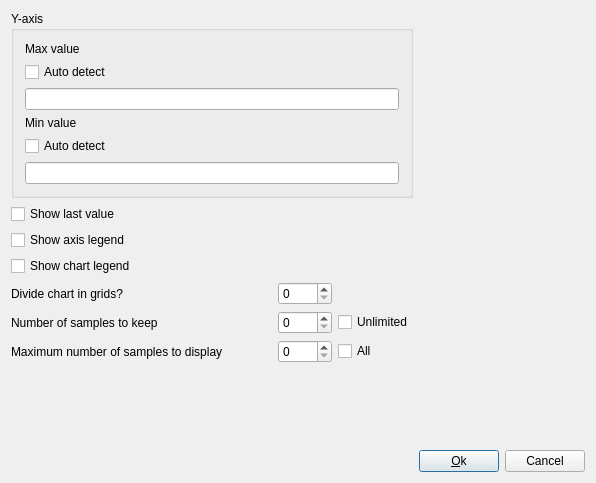
<ui version="4.0" >
 <class>toLineChartSetupUI</class>
 <widget class="QDialog" name="toLineChartSetupUI" >
  <property name="geometry" >
   <rect>
    <x>0</x>
    <y>0</y>
    <width>596</width>
    <height>483</height>
   </rect>
  </property>
  <property name="windowTitle" >
   <string>Chart setup</string>
  </property>
  <layout class="QGridLayout" >
   <property name="leftMargin" >
    <number>11</number>
   </property>
   <property name="topMargin" >
    <number>11</number>
   </property>
   <property name="rightMargin" >
    <number>11</number>
   </property>
   <property name="bottomMargin" >
    <number>11</number>
   </property>
   <property name="horizontalSpacing" >
    <number>6</number>
   </property>
   <property name="verticalSpacing" >
    <number>6</number>
   </property>
   <item row="5" column="1" >
    <widget class="QSpinBox" name="Samples" >
     <property name="maximum" >
      <number>1000</number>
     </property>
    </widget>
   </item>
   <item row="5" column="0" >
    <widget class="QLabel" name="TextLabel1_2" >
     <property name="text" >
      <string>Number of samples to keep</string>
     </property>
     <property name="wordWrap" >
      <bool>false</bool>
     </property>
    </widget>
   </item>
   <item row="0" column="0" colspan="3" >
    <widget class="QGroupBox" name="GroupBox1" >
     <property name="title" >
      <string>Y-axis</string>
     </property>
     <layout class="QGridLayout" >
      <property name="leftMargin" >
       <number>11</number>
      </property>
      <property name="topMargin" >
       <number>11</number>
      </property>
      <property name="rightMargin" >
       <number>11</number>
      </property>
      <property name="bottomMargin" >
       <number>11</number>
      </property>
      <property name="horizontalSpacing" >
       <number>6</number>
      </property>
      <property name="verticalSpacing" >
       <number>6</number>
      </property>
      <item row="0" column="0" >
       <widget class="QLabel" name="TextLabel1" >
        <property name="text" >
         <string>Max value</string>
        </property>
        <property name="wordWrap" >
         <bool>false</bool>
        </property>
       </widget>
      </item>
      <item row="3" column="0" >
       <widget class="QLabel" name="TextLabel4" >
        <property name="text" >
         <string>Min value</string>
        </property>
        <property name="wordWrap" >
         <bool>false</bool>
        </property>
       </widget>
      </item>
      <item row="5" column="0" >
       <widget class="QLineEdit" name="MinValue" />
      </item>
      <item row="2" column="0" >
       <widget class="QLineEdit" name="MaxValue" />
      </item>
      <item row="1" column="0" >
       <widget class="QCheckBox" name="AutoMax" >
        <property name="text" >
         <string>Auto detect</string>
        </property>
       </widget>
      </item>
      <item row="4" column="0" >
       <widget class="QCheckBox" name="AutoMin" >
        <property name="text" >
         <string>Auto detect</string>
        </property>
       </widget>
      </item>
     </layout>
    </widget>
   </item>
   <item row="7" column="1" >
    <spacer>
     <property name="orientation" >
      <enum>Qt::Vertical</enum>
     </property>
     <property name="sizeType" >
      <enum>QSizePolicy::Expanding</enum>
     </property>
     <property name="sizeHint" >
      <size>
       <width>20</width>
       <height>20</height>
      </size>
     </property>
    </spacer>
   </item>
   <item row="1" column="0" colspan="3" >
    <widget class="QCheckBox" name="ShowLast" >
     <property name="text" >
      <string>Show last value</string>
     </property>
    </widget>
   </item>
   <item row="2" column="0" colspan="3" >
    <widget class="QCheckBox" name="ShowAxis" >
     <property name="text" >
      <string>Show axis legend</string>
     </property>
    </widget>
   </item>
   <item row="3" column="0" colspan="3" >
    <widget class="QCheckBox" name="ShowLegend" >
     <property name="text" >
      <string>Show chart legend</string>
     </property>
    </widget>
   </item>
   <item row="8" column="3" >
    <widget class="QPushButton" name="OkButton" >
     <property name="text" >
      <string>&amp;Ok</string>
     </property>
     <property name="default" >
      <bool>true</bool>
     </property>
    </widget>
   </item>
   <item row="8" column="4" >
    <widget class="QPushButton" name="CancelButton" >
     <property name="text" >
      <string>Cancel</string>
     </property>
    </widget>
   </item>
   <item row="8" column="0" colspan="3" >
    <spacer>
     <property name="orientation" >
      <enum>Qt::Horizontal</enum>
     </property>
     <property name="sizeType" >
      <enum>QSizePolicy::Expanding</enum>
     </property>
     <property name="sizeHint" >
      <size>
       <width>20</width>
       <height>20</height>
      </size>
     </property>
    </spacer>
   </item>
   <item rowspan="8" row="0" column="3" colspan="2" >
    <widget class="toListView" native="1" name="Enabled" />
   </item>
   <item row="6" column="1" >
    <widget class="QSpinBox" name="DisplaySamples" >
     <property name="maximum" >
      <number>1000</number>
     </property>
    </widget>
   </item>
   <item row="6" column="2" >
    <widget class="QCheckBox" name="AllSamples" >
     <property name="text" >
      <string>All</string>
     </property>
    </widget>
   </item>
   <item row="6" column="0" >
    <widget class="QLabel" name="TextLabel1_2_2" >
     <property name="text" >
      <string>Maximum number of samples to display</string>
     </property>
     <property name="wordWrap" >
      <bool>false</bool>
     </property>
    </widget>
   </item>
   <item row="5" column="2" >
    <widget class="QCheckBox" name="UnlimitedSamples" >
     <property name="text" >
      <string>Unlimited</string>
     </property>
    </widget>
   </item>
   <item row="4" column="0" >
    <widget class="QLabel" name="TextLabel5" >
     <property name="sizePolicy" >
      <sizepolicy vsizetype="Minimum" hsizetype="Expanding" >
       <horstretch>0</horstretch>
       <verstretch>0</verstretch>
      </sizepolicy>
     </property>
     <property name="text" >
      <string>Divide chart in grids?</string>
     </property>
     <property name="wordWrap" >
      <bool>false</bool>
     </property>
     <property name="buddy" >
      <cstring>Grids</cstring>
     </property>
    </widget>
   </item>
   <item row="4" column="1" >
    <widget class="QSpinBox" name="Grids" />
   </item>
  </layout>
 </widget>
 <customwidgets>
  <customwidget>
   <class>toListView</class>
   <extends>QWidget</extends>
   <header>widgets/toresultview.h</header>
  </customwidget>
 </customwidgets>
 <tabstops>
  <tabstop>AutoMax</tabstop>
  <tabstop>MaxValue</tabstop>
  <tabstop>AutoMin</tabstop>
  <tabstop>MinValue</tabstop>
  <tabstop>ShowLast</tabstop>
  <tabstop>ShowAxis</tabstop>
  <tabstop>ShowLegend</tabstop>
  <tabstop>Grids</tabstop>
  <tabstop>Samples</tabstop>
  <tabstop>UnlimitedSamples</tabstop>
  <tabstop>DisplaySamples</tabstop>
  <tabstop>AllSamples</tabstop>
  <tabstop>OkButton</tabstop>
  <tabstop>CancelButton</tabstop>
 </tabstops>
 <resources/>
 <connections>
  <connection>
   <sender>AutoMax</sender>
   <signal>toggled(bool)</signal>
   <receiver>MaxValue</receiver>
   <slot>setDisabled(bool)</slot>
   <hints>
    <hint type="sourcelabel" >
     <x>20</x>
     <y>20</y>
    </hint>
    <hint type="destinationlabel" >
     <x>20</x>
     <y>20</y>
    </hint>
   </hints>
  </connection>
  <connection>
   <sender>AutoMin</sender>
   <signal>toggled(bool)</signal>
   <receiver>MinValue</receiver>
   <slot>setDisabled(bool)</slot>
   <hints>
    <hint type="sourcelabel" >
     <x>20</x>
     <y>20</y>
    </hint>
    <hint type="destinationlabel" >
     <x>20</x>
     <y>20</y>
    </hint>
   </hints>
  </connection>
  <connection>
   <sender>OkButton</sender>
   <signal>clicked()</signal>
   <receiver>toLineChartSetupUI</receiver>
   <slot>accept()</slot>
   <hints>
    <hint type="sourcelabel" >
     <x>20</x>
     <y>20</y>
    </hint>
    <hint type="destinationlabel" >
     <x>20</x>
     <y>20</y>
    </hint>
   </hints>
  </connection>
  <connection>
   <sender>CancelButton</sender>
   <signal>clicked()</signal>
   <receiver>toLineChartSetupUI</receiver>
   <slot>reject()</slot>
   <hints>
    <hint type="sourcelabel" >
     <x>20</x>
     <y>20</y>
    </hint>
    <hint type="destinationlabel" >
     <x>20</x>
     <y>20</y>
    </hint>
   </hints>
  </connection>
  <connection>
   <sender>UnlimitedSamples</sender>
   <signal>toggled(bool)</signal>
   <receiver>Samples</receiver>
   <slot>setDisabled(bool)</slot>
   <hints>
    <hint type="sourcelabel" >
     <x>20</x>
     <y>20</y>
    </hint>
    <hint type="destinationlabel" >
     <x>20</x>
     <y>20</y>
    </hint>
   </hints>
  </connection>
  <connection>
   <sender>AllSamples</sender>
   <signal>toggled(bool)</signal>
   <receiver>DisplaySamples</receiver>
   <slot>setDisabled(bool)</slot>
   <hints>
    <hint type="sourcelabel" >
     <x>20</x>
     <y>20</y>
    </hint>
    <hint type="destinationlabel" >
     <x>20</x>
     <y>20</y>
    </hint>
   </hints>
  </connection>
 </connections>
</ui>
